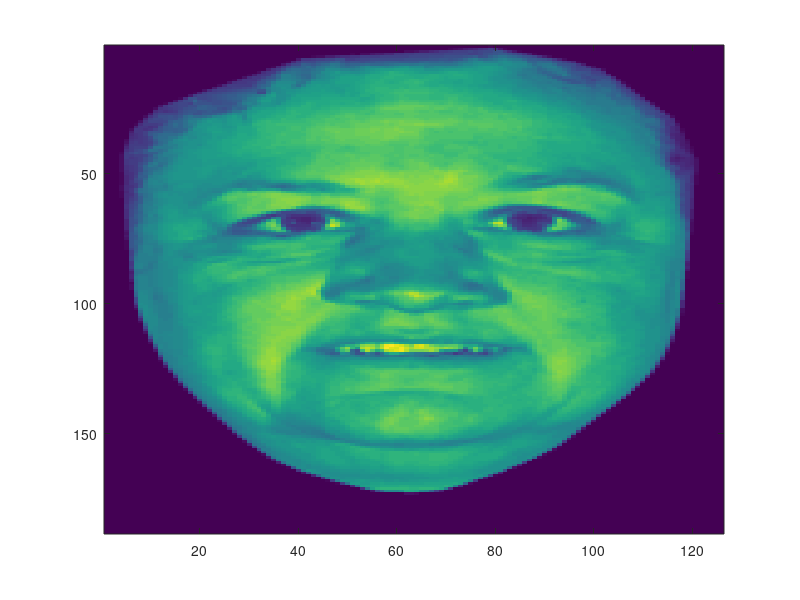
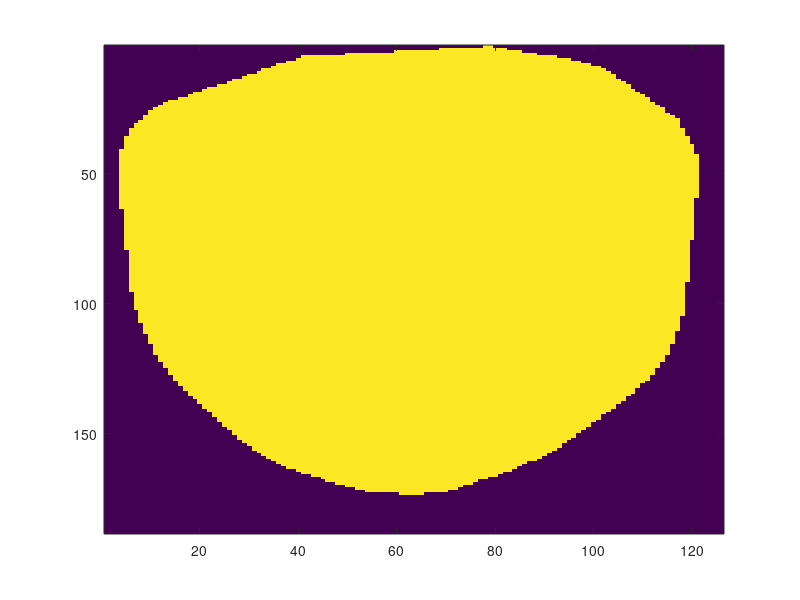
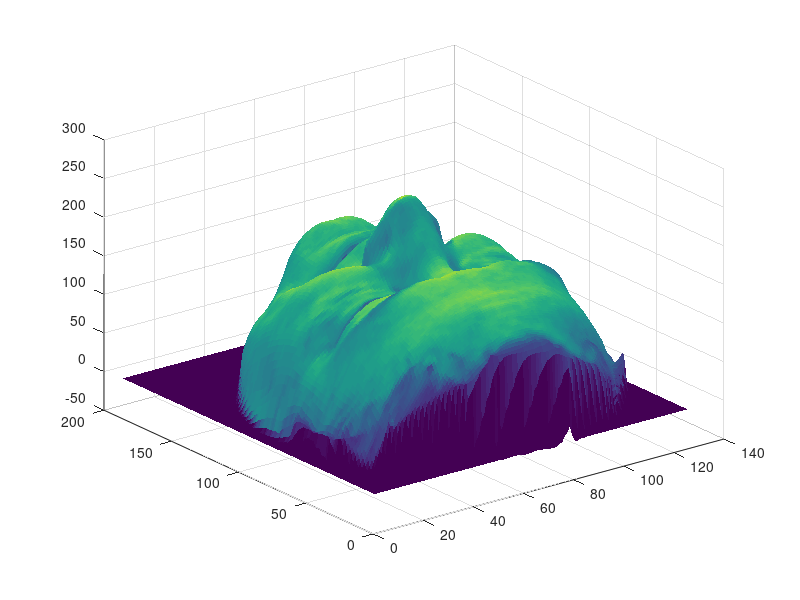
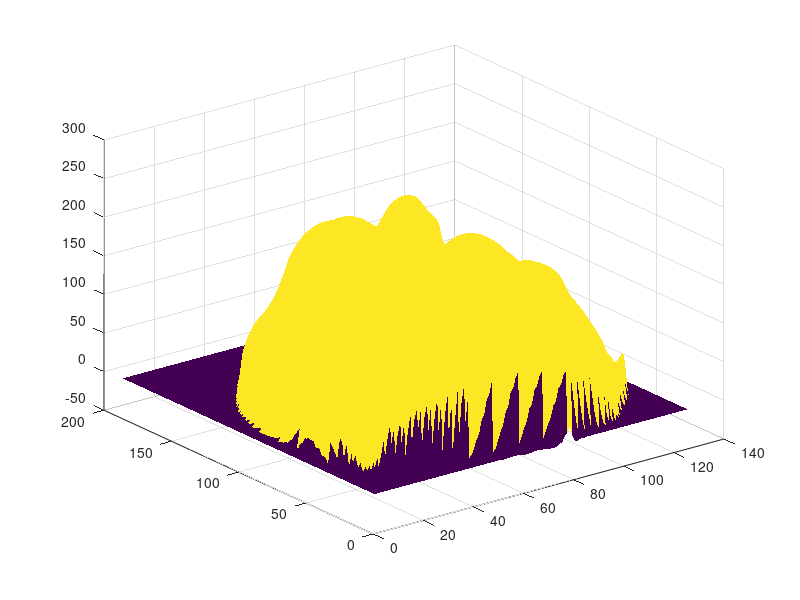

Write the MATLAB code that produced these figures, in order.
%3.1 albedo 
albedo = load('facedata.mat','albedo');
imagesc(albedo.albedo);

%3.1 uniform_albedo
uniform_albedo = load('facedata.mat','uniform_albedo');
figure,imagesc(uniform_albedo.uniform_albedo);

heightmap = load('facedata.mat','heightmap');
%3.2 albedo 
figure,surf(heightmap.heightmap,albedo.albedo, 'EdgeColor','none');

%3.2 uniform_albedo
figure,surf(heightmap.heightmap,uniform_albedo.uniform_albedo,'EdgeColor','none');

%3.3 surface normal
f= heightmap.heightmap;

dfdx = zeros(188,126);
dfdy = zeros(188,126);
one = ones(188,126);
I1 = zeros(188,126);
I2 = zeros(188,126);
I = zeros(188,126);
UI1 = zeros(188,126);
UI2 = zeros(188,126);
UI = zeros(188,126);

%calculating the surface normal
for x = 2 : 187
    for y = 2 : 125   
        tx = -(f(x+1,y) - f(x-1,y))/2;
        ty = -(f(x,y+1) - f(x,y-1))/2;
        dfdx(x,y) = tx/sqrt(tx^2 + ty^2 + 1);
        dfdy(x,y) = ty/sqrt(tx^2 + ty^2 + 1);
        one(x,y) = 1/sqrt(tx^2 + ty^2 + 1);
    end
end

figure
quiver3(f,dfdx,dfdy,one);

%3.4 rendering images
lightsource = load('facedata.mat','lightsource');%load the light source
s1 = lightsource.lightsource(1,1:3);
s2 = lightsource.lightsource(2,1:3);
abd = albedo.albedo;
uni_abd = uniform_albedo.uniform_albedo;

for x = 1 : 188
    for y = 1 :126
        v = [dfdx(x,y),dfdy(x,y),one(x,y)]';
        a = abd(x,y);
        uni_a = uni_abd(x,y);
        %calculating the distance
        dist1 = (s1(1) - x)^2 + ... 
            (s1(2) - y)^2 + ...
            (s1(3) - f(x,y))^2;
        dist2 = (s2(1) - x)^2 + ... 
            (s2(2) - y)^2 + ...
            (s2(3) - f(x,y))^2;
        light1(1) = s1(1)-x;
        light1(2) = s1(2)-y;
        light1(3) = s1(3) - f(x,y);
        light1 = light1/norm(light1); %normalize the light direction
        
        light2(1) = s2(1)-x;
        light2(2) = s2(2)-y;
        light2(3) = s2(3)-f(x,y);
        light2 = light2/norm(light2); %normalize the light direction
        
        
        temp1 = light1 * v; 
        temp2 = light2 * v;
        
        %if the dot product of normal and light direction is 
        % less than zero, set it to zero
        if(light1 * v < 0)
            temp1 = 0;
        end
        if(light2 * v < 0)
            temp2 = 0;
        end
        
        %Pixel intensity value: albedo
        I1(x,y) = (temp1 * a)/dist1;   
        I2(x,y) = (temp2 * a)/dist2; 
        I(x,y) = I1(x,y) + I2(x,y);
        
        %Pixel intensity value: uniform albedo
        UI1(x,y) = (temp1 * uni_a)/dist1; 
        UI2(x,y) = (temp2 * uni_a)/dist2;
        UI(x,y) = UI1(x,y) + UI2(x,y);
    end
end


%plot all the images
%regular albedo on the first row
%uniform albedo on the second row
figure
subplot(2,3,1); 
imagesc(I)
title('albedo: combined Light');
subplot(2,3,2)
imagesc(I1)
title('albedo: Light1');
subplot(2,3,3)
imagesc(I2)
title('albedo: Light2');

subplot(2,3,4); 
imagesc(UI)
title('uniform albedo: combined Light');
subplot(2,3,5)
imagesc(UI1)
title('uniform albedo: Light1');
subplot(2,3,6)
imagesc(UI2)
title('uniform albedo: Light2');
colormap gray;
